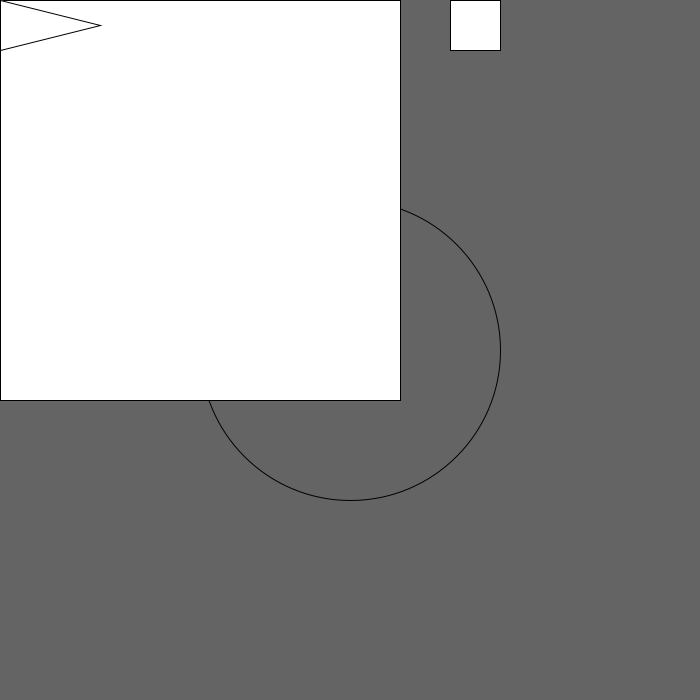
Frame 1 (no input)
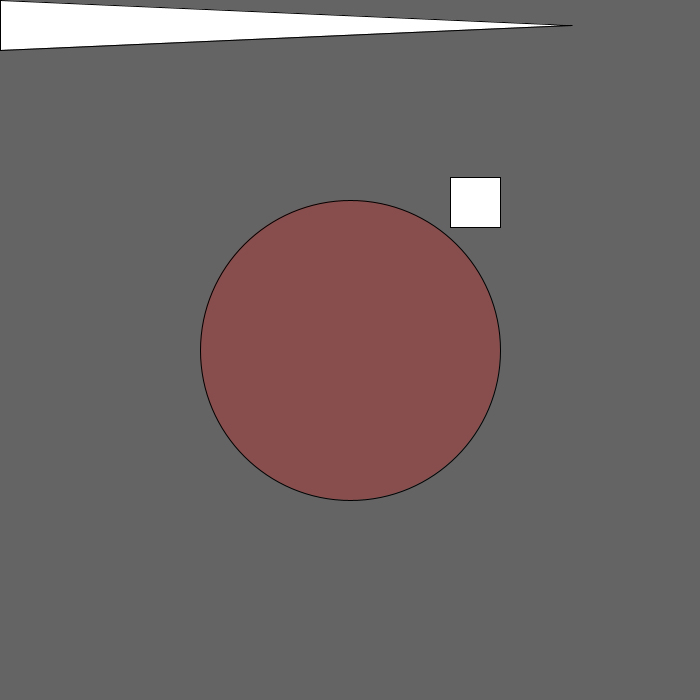
Frame 60 (the mouse pressed at the canvas centre just before this capture)
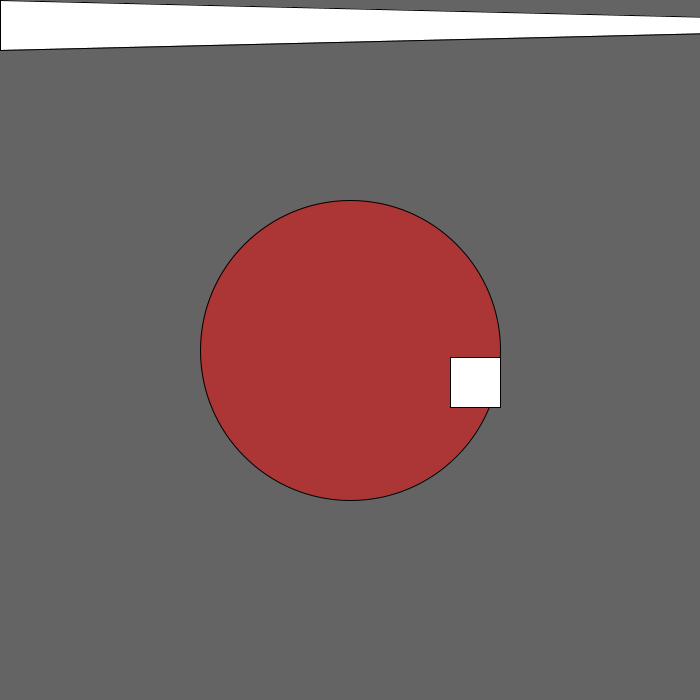
Frame 120 (the mouse held since frame 60 and released just before this capture)

The Processing sketch that drew these frames (run headless with seeded random() and noise(); from frame 60 on, the mouse is pressed at the canvas centre):

// Processing sketch: reverse_engineering_variables
// ── reverse_engineering_variables.pde
float f = 0;
float p = 0;
float y = 400;
float h = 100;
void setup () { // called once
  size (700,700) ; 
}

void draw () { // in a loop
  background (100);
  fill(255,0,0,f);
  circle (width / 2,height / 2,300);
  f = f+1 ;
  fill (255, 255, 255);
  square (450, p, 50) ; 
  p=p+3 ;
  if (p >= 700) {
      p = 0;
  }
  square (0 , 0, y) ; 
  y=y-7 ; 
  triangle (0,0,0,50,h,25);
  h = h+8 ;
 
}
